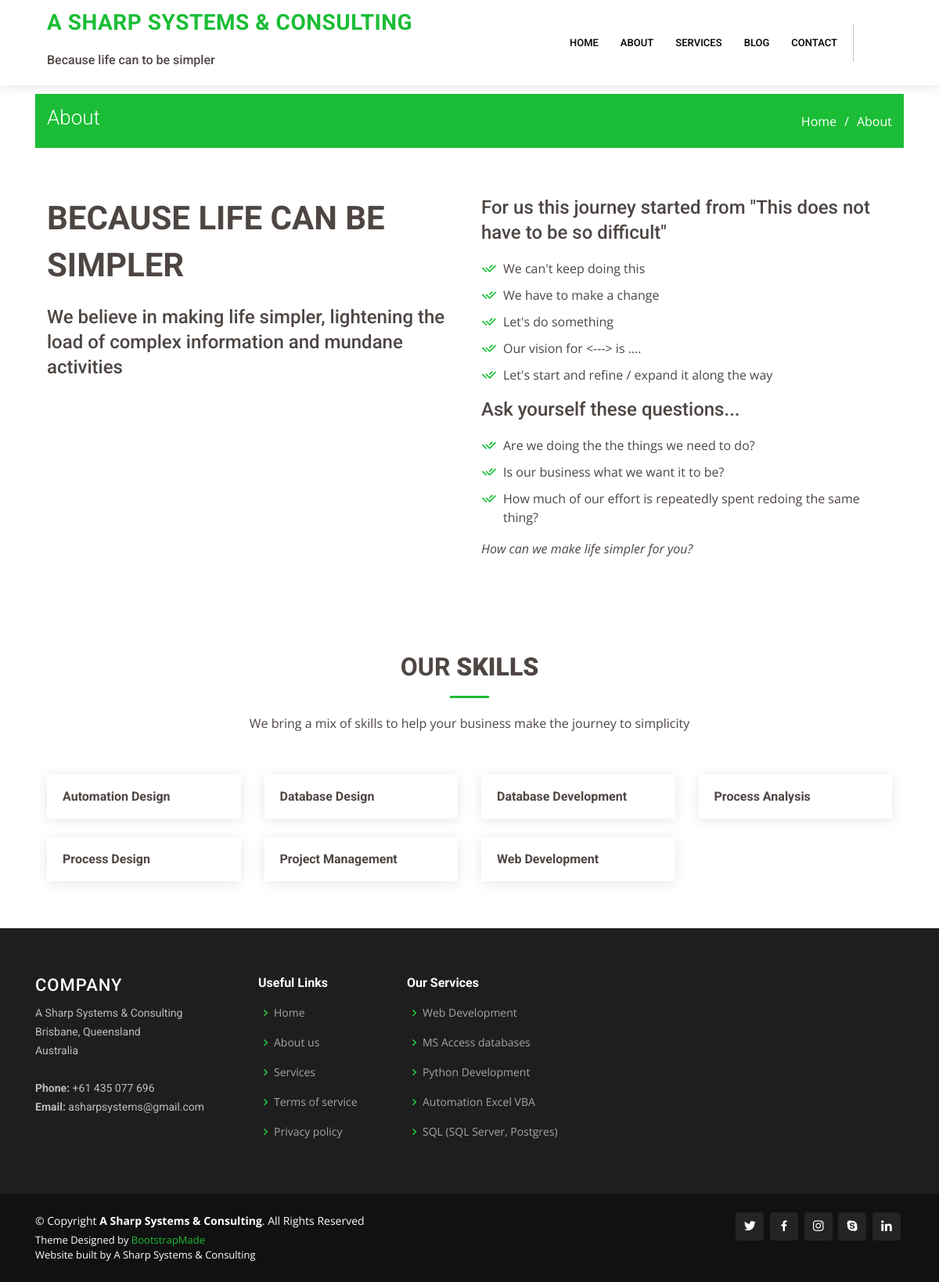
/about, run on the app's committed database.
### lcore/models.py (models this page shows, shortened)
class Reference(models.Model):
    company = models.CharField(max_length=100, unique=True)
    address = models.CharField(max_length=200, unique=True)
    country = models.CharField(max_length=100, unique=True)
    phone = models.CharField(max_length=20, unique=True)
    email = models.EmailField()
    primary = models.IntegerField(null=False, unique=True)
    objects = RefManager()

class Skill(models.Model):
    skill = models.CharField(max_length=50, unique=True)
    descrip = models.CharField(max_length=200, blank=True, null=True)
    active = models.BooleanField(default=True)
    objects = SkillManager()
    class Meta:
        ordering = ['skill']

class Services(models.Model):
    service = models.CharField(max_length=100, unique=True)
    date_added = models.DateTimeField(auto_now=False, auto_now_add=True)
    priority = models.IntegerField(null=False, unique=True)
    image_file = models.FileField(upload_to='service_icon', blank=True, null=True)
    descrip = models.CharField(max_length=300, blank=True, null=True)
    objects = ServicesManager()
    class Meta:
        ordering = ['priority']

### lcore/views.py (the view)
# urls.py: path('about', about, name='about'),
def about(request):
    template = "about.html"
    services = Services.objects.all()[:6]
    features = Feature.objects.active()[:8]
    skill = Skill.objects.active()
    local_context = {
        'services': services,
        'features': features,
        'skill': skill,
    }
    context = {**get_base_context(), **local_context}
    return render(request, template, context)

### lcore/models.py (called while the page is built)
    def all(self):
        qs = super(ServicesManager, self).all()
        return qs

    def top_five(self):
        qs = super(ServicesManager, self).order_by('priority')[:5]
        return qs

    def active(self):
        qs = super(FeatureManager, self).filter(active=True)
        return qs

    def active(self):
        qs = super(SkillManager, self).filter(active=True)
        return qs

### lcore/views.py (called while the page is built)
def get_base_context():
    service_list = Services.objects.top_five()
    company = Reference.objects.get(primary=1)
    co_name = company.company
    co_addr = company.address
    co_country = company.country
    co_phone = company.phone
    co_email = company.email
    print(co_name)
    return {'service_list': service_list,
            'co_name': co_name,
            'co_addr': co_addr,
            'co_country': co_country,
            'co_phone': co_phone,
            'co_email': co_email,
            }

### sweb/utils/context_processors.py (called while the page is built)
def settings_context(_request):
    return {"DEBUG": settings.DEBUG}

### templates/about.html
{% extends "base.html" %}
{% block content %}
{% load static %}
  <main id="main"><br>
    <section id="breadcrumbs" class="breadcrumbs">
      <div class="container">
        <div class="d-flex justify-content-between align-items-center">
          <h2>About</h2>
          <ol>
            <li><a href="{% url 'lcore:home' %}">Home</a></li>
            <li>About</li>
          </ol>
        </div>
      </div>
    </section>
    <section id="about-us" class="about-us">
      <div class="container" data-aos="fade-up">
        <div class="row content">
          <div class="col-lg-6" data-aos="fade-right">
            <h2>Because life can be simpler</h2>
            <h3>We believe in making life simpler, lightening the load of complex information and mundane activities</h3>
          </div>
          <div class="col-lg-6 pt-4 pt-lg-0" data-aos="fade-left">
            <h3>
              For us this journey started from "This does not have to be so difficult"
            </h3>
            <ul>
              <li><i class="ri-check-double-line"></i> We can't keep doing this</li>
              <li><i class="ri-check-double-line"></i> We have to make a change</li>
              <li><i class="ri-check-double-line"></i> Let's do something</li>
              <li><i class="ri-check-double-line"></i> Our vision for <---> is ....</li>
              <li><i class="ri-check-double-line"></i> Let's start and refine / expand it along the way</li>
            </ul>
            <h3>
              Ask yourself these questions...
            </h3>
            <ul>
              <li><i class="ri-check-double-line"></i> Are we doing the the things we need to do?</li>
              <li><i class="ri-check-double-line"></i> Is our business what we want it to be?</li>
              <li><i class="ri-check-double-line"></i> How much of our effort is repeatedly spent redoing the same thing?</li>
            </ul>
            <p class="font-italic">
              How can we make life simpler for you?
            </p>
          </div>
        </div>
      </div>
    </section>
    <section id="skills" class="features">
      <div class="container">
        <div class="section-title" data-aos="fade-up">
          <h2>Our <strong>Skills</strong></h2>
          <p>We bring a mix of skills to help your business make the journey to simplicity</p>
        </div>
        <div class="row skills-content">
          <div class="col-lg-12" data-aos="fade-up">
              {% if skill %}
              <div class="row">
              {% for s in skill %}
                <div class="col-lg-3 col-md-4 mt-4">
                  <div class="icon-box">
                    <h3>{{ s.skill }}</h3>
                  </div>
                </div>
              {% endfor %}
              </div>
              {% endif %}
          </div>
        </div>
      </div>
    </section>
  </main>
{% endblock content %}

### templates/base.html (shortened to what this page needs)
<!DOCTYPE html>
{% load static i18n %}
{% load static %}
<html lang="en">
<head>
  <link href="{% static 'vendor/bootstrap/css/bootstrap.min.css' %}" rel="stylesheet">
  <link href="{% static 'vendor/icofont/icofont.min.css' %}" rel="stylesheet">
  <link href="{% static 'vendor/boxicons/css/boxicons.min.css' %}" rel="stylesheet">
  <link href="{% static 'vendor/animate.css/animate.min.css' %}" rel="stylesheet">
  <link href="{% static 'vendor/venobox/venobox.css' %}" rel="stylesheet">
  <link href="{% static 'vendor/owl.carousel/assets/owl.carousel.min.css' %}" rel="stylesheet">
  <link href="{% static 'vendor/aos/aos.css' %}" rel="stylesheet">
  <link href="{% static 'vendor/remixicon/remixicon.css' %}" rel="stylesheet">
  <link href="{% static 'css/style.css' %}" rel="stylesheet">
</head>
    <body>
  <header id="header" class="fixed-top">
    <div class="container d-flex align-items-center">
      <div class="container">
      <h1 class="logo mr-auto"><a href="index.html"><span>{{co_name}}</span></a></h1>
      <br><h6>Because life can to be simpler</h6>
      </div>
      <nav class="nav-menu d-none d-lg-block">
        <ul>
          <li><a href="{% url 'lcore:home' %}">Home</a></li>
          <li ><a href="{% url 'lcore:about' %}">About</a>
          </li>
          <li><a href="{% url 'lcore:services' %}">Services</a></li>
          <li><a href="{% url 'lcore:blog' %}">Blog</a></li>
          <li><a href="{% url 'lcore:contact' %}">Contact</a></li>
        </ul>
      </nav>
      <div class="header-social-links">
        <a href="#" class="twitter"><i class="icofont-twitter"></i></a>
        <a href="#" class="facebook"><i class="icofont-facebook"></i></a>
        <a href="#" class="instagram"><i class="icofont-instagram"></i></a>
        <a href="#" class="linkedin"><i class="icofont-linkedin"></i></i></a>
      </div>
    </div>
  </header>
<div class="container">
    {% block content %}
    {% endblock content %}
</div>
  <footer id="footer">
    <div class="footer-top">
      <div class="container">
        <div class="row">
          <div class="col-lg-3 col-md-6 footer-contact">
            <h3>Company</h3>
            <p>
              {{co_name}} <br>
              {{co_addr}}<br>
              {{co_country}} <br><br>
              <strong>Phone:</strong> {{co_phone}}<br>
              <strong>Email:</strong> {{co_email}}<br>
            </p>
          </div>
          <div class="col-lg-2 col-md-6 footer-links">
            <h4>Useful Links</h4>
            <ul>
              <li><i class="bx bx-chevron-right"></i> <a href="#">Home</a></li>
              <li><i class="bx bx-chevron-right"></i> <a href="#">About us</a></li>
              <li><i class="bx bx-chevron-right"></i> <a href="#">Services</a></li>
              <li><i class="bx bx-chevron-right"></i> <a href="#">Terms of service</a></li>
              <li><i class="bx bx-chevron-right"></i> <a href="#">Privacy policy</a></li>
            </ul>
          </div>
          <div class="col-lg-3 col-md-6 footer-links">
            <h4>Our Services</h4>
            <ul>
              {% for service in service_list %}
                <li><i class="bx bx-chevron-right"></i> <a href="#">{{service.service}}</a></li>
              {% endfor %}
            </ul>
          </div>
        </div>
      </div>
    </div>
    <div class="container d-md-flex py-4">
      <div class="mr-md-auto text-center text-md-left">
        <div class="copyright">
          &copy; Copyright <strong><span>{{co_name}}</span></strong>. All Rights Reserved
        </div>
        <div class="credits">
          Theme Designed by <a href="https://bootstrapmade.com/">BootstrapMade</a><br>
          Website built by {{co_name}}
        </div>
      </div>
      <div class="social-links text-center text-md-right pt-3 pt-md-0">
        <a href="#" class="twitter"><i class="bx bxl-twitter"></i></a>
        <a href="#" class="facebook"><i class="bx bxl-facebook"></i></a>
        <a href="#" class="instagram"><i class="bx bxl-instagram"></i></a>
        <a href="#" class="google-plus"><i class="bx bxl-skype"></i></a>
        <a href="#" class="linkedin"><i class="bx bxl-linkedin"></i></a>
      </div>
    </div>
  </footer>
    </body>
</html>

### data on the page
Reference: company "A SHARP SYSTEMS & CONSULTING", company "A Sharp Systems & Consulting", address "Brisbane, Queensland", country "Australia", phone "+61 435 077 696", email "asharpsystems@gmail.com"
Skill: skill "Automation Design"
Skill: skill "Database Design"
Skill: skill "Database Development"
Skill: skill "Process Analysis"
Skill: skill "Process Design"
Skill: skill "Project Management"
Skill: skill "Web Development"
Services: service "Web Development"
Services: service "MS Access databases"
Services: service "Python Development"
Services: service "Automation Excel VBA"
Services: service "SQL (SQL Server, Postgres)"
